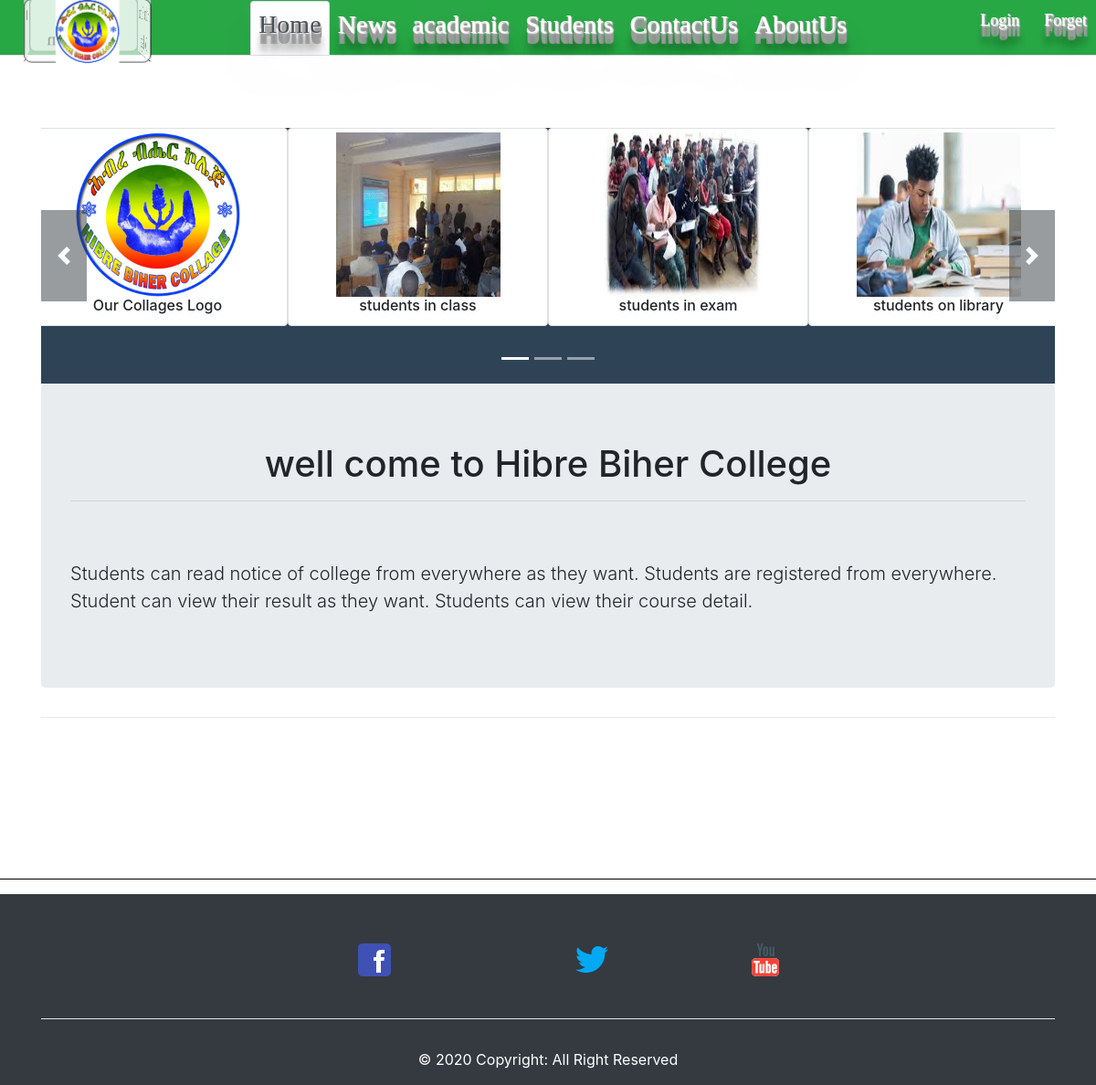
The page / on the database its author committed.
### tables this page shows
CREATE TABLE `tbl_images` (
  `id` int(11) NOT NULL,
  `name` varchar(500) NOT NULL,
  `Description` varchar(500) NOT NULL
);

### upload/imagegallery.php (the view, shortened to what this page needs)
<br> <br><br><br>
    <div id="myCarousel" style="width: 100%" class="carousel slide" data-ride="carousel">
        <ol class="carousel-indicators">
            <li data-target="#myCarousel" data-slide-to="0" class="active"></li>
            <li data-target="#myCarousel" data-slide-to="1"></li>
            <li data-target="#myCarousel" data-slide-to="2"></li>
        </ol>
        <div class="carousel-inner">
            <?php
                $link = mysqli_connect("10.180.50.214:3306","hbceduet","qazxsw","hbc")  or die(mysqli_error());
                $sql = "SELECT * FROM tbl_images where id=3 or id=4 or id=5 or id=6";
                $sql3 = "SELECT * FROM tbl_images where id=12 or id=13 or id=14 or id=15";  ?>
                            <div class="carousel-item active">
                                <div class="row"> <?php
                                    if($result = mysqli_query($link, $sql)){
                                        if(mysqli_num_rows($result) > 0){
                                            while($row = mysqli_fetch_array($result)){ ?>
                                                <div class="col-3 img-thumbnail">
                                                    <img  src="change image/imgg/<?php echo $row['name']; ?>"
class="img-responsive" width="180px" height="180px" alt="Third Slide">
                                                    <h6><?php echo $row['Description']; ?></h6>
                                                </div><?php
                                            }   mysqli_free_result($result);
                                        }
                                    }  ?>
                                </div>
                            </div>
        </div>
        <a class="carousel-control-prev btn-dark" href="#myCarousel"  style="width: 50px; height: 100px; margin: auto" data-slide="prev">
            <span class="carousel-control-prev-icon"></span>
        </a>
        <a class="carousel-control-next btn-dark" href="#myCarousel"    style="width: 50px; height: 100px; margin: auto"  data-slide="next">
            <span class="carousel-control-next-icon"></span>
        </a>
    </div>

### index.php (shortened to what this page needs)
<!DOCTYPE html>
  <html lang="en">
    <head>
        <link rel="stylesheet" href="bootstrap/css.css">
            <link rel="stylesheet" href="https://maxcdn.bootstrapcdn.com/bootstrap/4.5.2/css/bootstrap.min.css">
    </head>
    <body id="css-script-menu" >
        <nav class="nav nav-tabs navbar-expand-md bg-success fixed-top">
            <?php  require_once('windows/topmain.php');?>
            <div class="collapse navbar-collapse bg-success"  id="collapse_Navbar">
                <div class="navbar-nav ml-auto">
                    <a href="#home" data-toggle="tab" class="nav-link nav-item A active "><h3>Home</i></h3></a>
                    <a href="#news" data-toggle="tab" class="nav-link nav-item A" tabindex="-1"><h3>News</h3></a>
                    <a href="#academicse" data-toggle="tab" class="nav-item nav-link A" tabindex="-1"><h3>academic </h3></a>
                    <a href="#student" data-toggle="tab" class="nav-item nav-link A" tabindex="-1"><h3>Students</h3></a>
                    <a href="#contact" data-toggle="tab" class="nav-item nav-link A" tabindex="-1"><h3>ContactUs</h3></a>
                    <a href="#aboutas" data-toggle="tab" class="nav-link nav-item A" tabindex="-1"><h3>AboutUs</h3></a>
                </div>
                <div class="navbar-nav ml-auto A" style=" margin-top: 2px; margin-right: 10px">
                     <h3  class="btn btn-success  cc" data-toggle="modal" data-target="#myModal" data-title="Login System"style="font-size: large;color: #FFFFFF; width: 60px; "> Login</h3>
                </div>
                <div class="navbar-nav  A" style=" margin-top: 2px; margin-right: 10px">
                     <h3  class="btn btn-success  cc" data-toggle="modal" data-target="#myModalf" data-title="Forget System"style="font-size: large;color: #FFFFFF; width: 60px"> Forget</h3>
                </div>
            </div>
        </nav>
        <div class="container">
            <div class="tab-content">
                <div id="home" class="tab-pane fade active">
                    <br>
                    <?php
                        require_once('upload/imagegallery.php');
                        require_once('windows/welcome.php');
                     ?>
                    <hr>
                </div>
                <?php
                    require_once('windows/news.php');
                ?>
            </div>
        </div>
    </body>
    <?php require_once('windows/footer.php');
 ?>
</html>

### windows/topmain.php
<div class=" bg-success" style="">
 <div id="container">
    <div id="stage" style="transform: translateZ(-200px);margin-top:-10px;" >
      <div id="shape" class=" cube  backfaces">
        <div class="plane eight"><img src="upload/uploadedimage/logo.jpg" height="100px" width="100px"></div>
        <div class="plane nine">Hibre Biher College</div>
        <div class="plane ten">Quality Education</div>
         <div class="plane eleven" >is First!!!</div>
      </div>
    </div>
</div>
</div>

### windows/welcome.php
 <div class="jumbotron">
    <h1 style="text-align: center">well come to Hibre Biher College</h1>
    <hr><br><br>
    <p class="lead" style="text-align: start end">
        Students can read notice of college from everywhere as they want.
        Students are registered from everywhere.
        Student can view their result as they want.
        Students can view their course detail.
    </p>
</div>

### windows/news.php (shortened to what this page needs)
<br><br><br><br><br><br>

### windows/footer.php
<hr class="rgba-white-light" style="background:  #000000" style="margin: 0 15%;">
<footer  class="page-footer font-small badge-dark" style="color: #FFFFFF; margin-bottom: 0px">
    <div class="container">
        <div class="row text-center d-flex justify-content-center pt-5 mb-3">
            <div class="col-md-3 mb-3">
                <h6 class="text-uppercase font-weight-bold">
                <a href="https://facebook.com/hbr.edu.et"><img src="windows/topmain_img/Facebook.png" alt="" /></a>
                </h6>
            </div>
            <div class="col-md-2 mb-3">
                <h6 class="text-uppercase font-weight-bold">
                <a href="https://twitter.com"><img src="windows/topmain_img/Twitter.png" alt="" /></a>
                </h6>
            </div>
            <div class="col-md-2 mb-3">
                <h6 class="text-uppercase font-weight-bold">
                <a href="https://www.youtube.com/"style="color: #FFFFFF"><img src="windows/topmain_img/YouTube.png" alt="" />
                </h6>
            </div>
        </div>
        <hr class="rgba-white-light" style="background: #FFFFFF" style="margin: 0 15%;">
    </div>
    <div class="footer-copyright text-center py-3">© 2020 Copyright: All Right Reserved</div>
</footer>

### upload/imagegallery.php (style rules this page uses)
.carousel { background: #2f4357; margin-top: 20px; }
.carousel-item { text-align: center; min-height: 280px; }

### rows shown on the page
tbl_images: name (picture), Description "Our Collages Logo"
tbl_images: name (picture), Description "students in class"
tbl_images: name (picture), Description "students in exam"
tbl_images: name (picture), Description "students on library"
